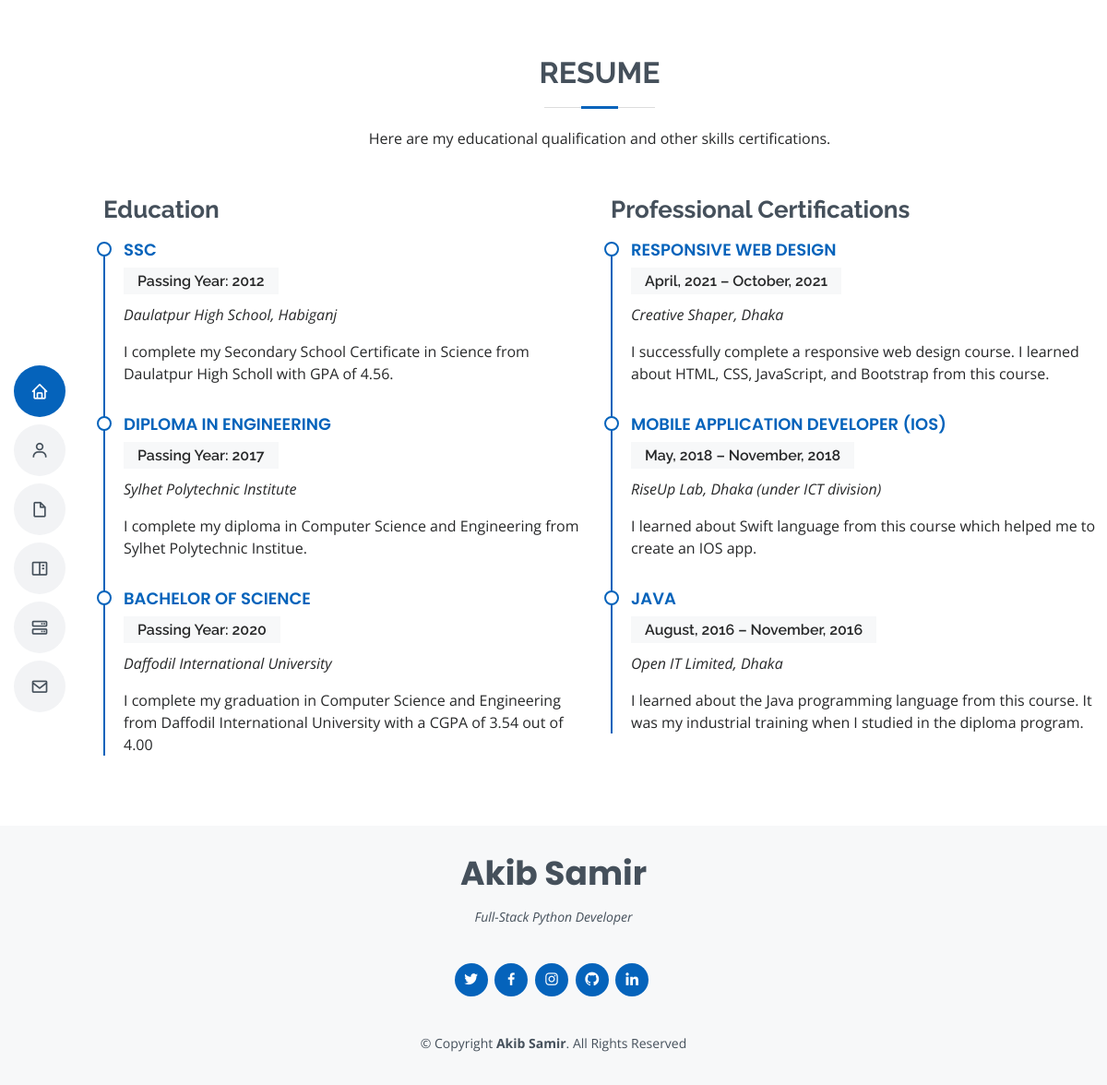
Screenshot of /resume/ with the database file from the repository.
### main/models.py (models this page shows, shortened)
class Education(models.Model):
    course_name = models.CharField(max_length=200, blank=True)
    period = models.CharField(max_length=200, blank=True)
    institute = models.CharField(max_length=200, blank=True)
    description = models.TextField( blank=True)

class Certification(models.Model):
    course_name = models.CharField(max_length=200, blank=True)
    period = models.CharField(max_length=200, blank=True)
    institute = models.CharField(max_length=200, blank=True)
    description = models.TextField( blank=True)

### main/views.py (the view)
# urls.py: path('resume/', views.resume, name="resume"),
def resume(request):
    educations = Education.objects.all()
    certifications = Certification.objects.all()
    context = {
        'educations':educations,
        'certifications':certifications,
    }
    return render(request, 'resume.html', context=context)

### templates/resume.html
{% extends 'base.html' %}
{% block content %}
{% load static %}
<section id="resume" class="resume">
    <div class="container" data-aos="fade-up">
        <div class="section-title">
            <h2>Resume</h2>
            <p>Here are my educational qualification and other skills certifications.</p>
        </div>
        <div class="row">
            <div class="col-lg-6">
                <h3 class="resume-title">Education</h3>
                {% for education in educations %}
                <div class="resume-item">
                    <h4>{{education.course_name}}</h4>
                    <h5>Passing Year: {{education.period}}</h5>
                    <p><em>{{education.institute}}</em></p>
                    <p>{{education.description}}</p>
                </div>
                {% endfor %}
            </div>
            <div class="col-lg-6">
                <h3 class="resume-title">Professional Certifications</h3>
                {% for certification in certifications %}
                <div class="resume-item">
                    <h4>{{certification.course_name}}</h4>
                    <h5>{{certification.period}}</h5>
                    <p><em>{{certification.institute}} </em></p>
                    <p>{{certification.description}}</p>
                </div>
                {% endfor %}
            </div>
        </div>
    </div>
</section>
{% endblock %}

### static/assets/css/style.css (style rules this page uses)
body { font-family: "Open Sans", sans-serif; color: #272829; }
h1, h2, h3, h4, h5, h6 { font-family: "Raleway", sans-serif; }
section { padding: 60px 0; overflow: hidden; }
.section-title { text-align: center; padding-bottom: 30px; }
.section-title h2 { font-size: 32px; font-weight: bold; text-transform: uppercase; margin-bottom: 20px; padding-bottom: 20px; position: relative; color: #45505b; }
.section-title h2::before { content: ""; position: absolute; display: block; width: 120px; height: 1px; background: #ddd; bottom: 1px; left: calc(50% - 60px); }
.section-title h2::after { content: ""; position: absolute; display: block; width: 40px; height: 3px; background: #0563bb; bottom: 0; left: calc(50% - 20px); }
.section-title p { margin-bottom: 0; }
.resume .resume-title { font-size: 26px; font-weight: 700; margin-top: 20px; margin-bottom: 20px; color: #45505b; }
.resume .resume-item { padding: 0 0 20px 20px; margin-top: -2px; border-left: 2px solid #0563bb; position: relative; }
.resume .resume-item h4 { line-height: 18px; font-size: 18px; font-weight: 600; text-transform: uppercase; font-family: "Poppins", sans-serif; color: #0563bb; margin-bottom: 10px; }
.resume .resume-item h5 { font-size: 16px; background: #f7f8f9; padding: 5px 15px; display: inline-block; font-weight: 600; margin-bottom: 10px; }
.resume .resume-item:last-child { padding-bottom: 0; }
.resume .resume-item::before { content: ""; position: absolute; width: 16px; height: 16px; border-radius: 50px; left: -9px; top: 0; background: #fff; border: 2px solid #0563bb; }

### rows the page displays
Education: course_name "SSC", period "2012", institute "Daulatpur High School, Habiganj", description "I complete my Secondary School Certificate in Science from Daulatpur High Scholl with GPA of 4.56."
Education: course_name "DIPLOMA IN ENGINEERING", period "2017", institute "Sylhet Polytechnic Institute", description "I complete my diploma in Computer Science and Engineering from Sylhet Polytechnic Institue."
Education: course_name "BACHELOR OF SCIENCE", period "2020", institute "Daffodil International University", description "I complete my graduation in Computer Science and Engineering from Daffodil International University with a CGPA of 3.54 out of 4.00"
Certification: course_name "RESPONSIVE WEB DESIGN", period "April, 2021 – October, 2021", institute "Creative Shaper, Dhaka", description "I successfully complete a responsive web design course. I learned about HTML, CSS, JavaScript, and Bootstrap from this course."
Certification: course_name "MOBILE APPLICATION DEVELOPER (IOS)", period "May, 2018 – November, 2018", institute "RiseUp Lab, Dhaka (under ICT division)", description "I learned about Swift language from this course which helped me to create an IOS app."
Certification: course_name "JAVA", period "August, 2016 – November, 2016", institute "Open IT Limited, Dhaka", description "I learned about the Java programming language from this course. It was my industrial training when I studied in the diploma program."
